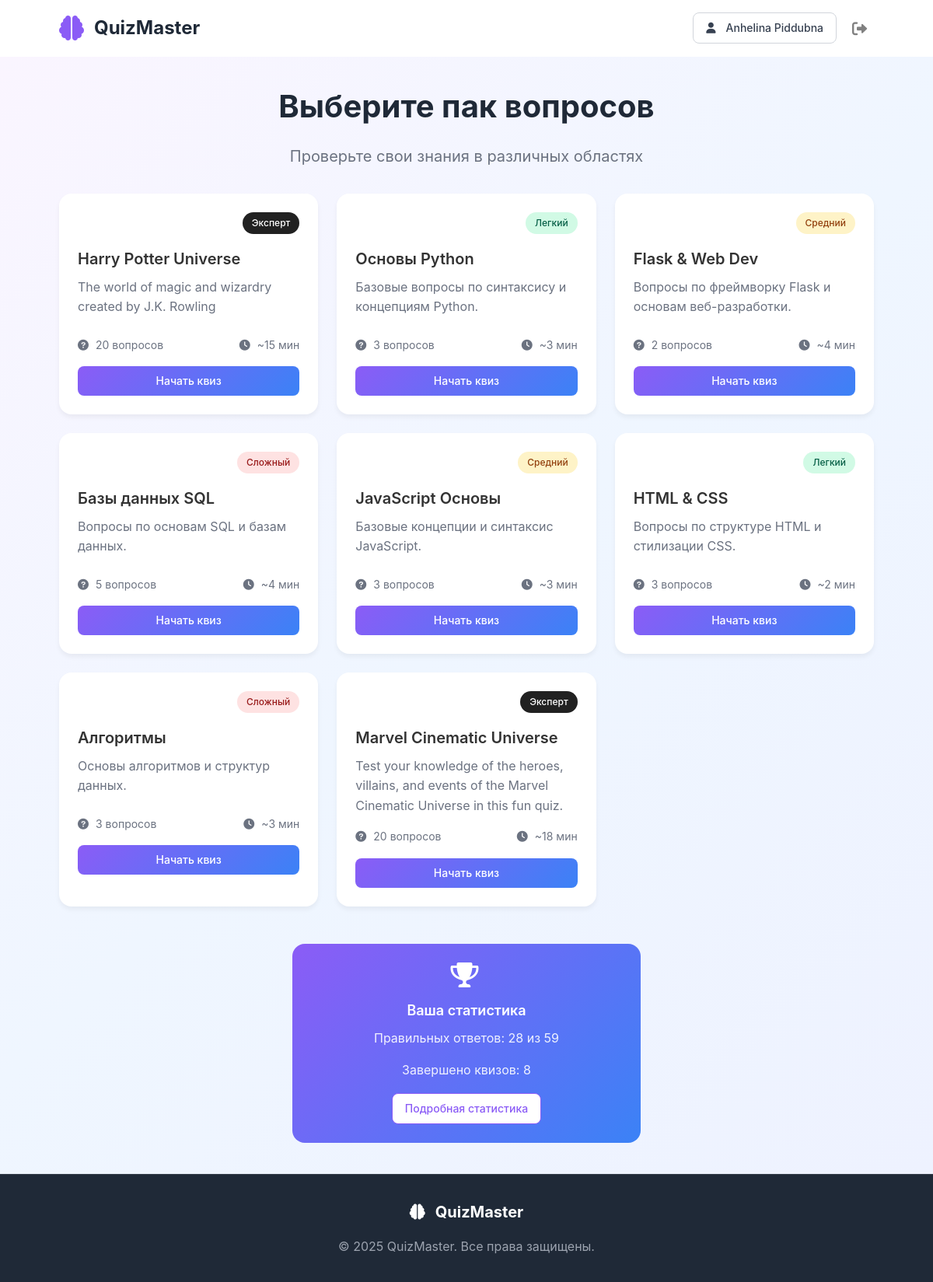
Screenshot of /packs (signed in) with the database file from the repository.
### models.py (models this page shows, shortened)
class User(db.Model, UserMixin): # Добавляем UserMixin
    id = db.Column(db.Integer, primary_key=True)
    name = db.Column(db.String(80), unique=False, nullable=False)
    email = db.Column(db.String(120), unique=True, nullable=False)
    password_hash = db.Column(db.String(128), nullable=False)
    registered_at = db.Column(db.DateTime, nullable=False, default=datetime.utcnow)
    quiz_stats = db.relationship('UserQuizStat', backref='user', lazy=True)

class QuizPack(db.Model):
    id = db.Column(db.Integer, primary_key=True)
    title = db.Column(db.String(100), unique=True, nullable=False)
    description = db.Column(db.String(500), nullable=True)
    image_url = db.Column(db.String(200), nullable=True)
    color = db.Column(db.String(20), default='blue')
    difficulty = db.Column(db.String(20), default='Легкий')
    time_to_complete_minutes = db.Column(db.Integer, default=10)
    questions = db.relationship('Question', backref='quiz_pack', lazy=True)

### routes/packs.py (the view)
@packs_bp.route("/packs")
@login_required
def packs():
    all_packs = QuizPack.query.all()
    user_overall_stats = {
        'total_correct_answers': 0,
        'total_questions_answered': 0,
        'total_games_played': 0
    }
    user_all_stats = UserQuizStat.query.filter_by(user_id=current_user.id).all()
    user_overall_stats['total_correct_answers'] = sum(s.score for s in user_all_stats)
    user_overall_stats['total_questions_answered'] = sum(s.total_questions for s in user_all_stats)
    user_overall_stats['total_games_played'] = len(user_all_stats)
    return render_template("packs.html", packs=all_packs, user_stats=user_overall_stats)

### app.py (called while the page is built)
@login_manager.user_loader
def load_user(user_id):
    return User.query.get(int(user_id))

### templates/packs.html (shortened to what this page needs)
{% extends "base.html" %}
{% block content %}
<div class="packs-bg">
    <div class="container">
        <div class="page-header">
            <h1>Выберите пак вопросов</h1>
            <p>Проверьте свои знания в различных областях</p>
        </div>
        <div class="packs-grid">
            {% for pack in packs %}
            <div class="pack-card">
                <div class="pack-content">
                    <div class="pack-header">
                        <div class="pack-indicator {{ pack.color }}"></div>
                        <div class="difficulty-badge difficulty-{{ pack.difficulty }}">
                            {{ pack.difficulty }}
                        </div>
                    </div>
                    <h3>{{ pack.title }}</h3>
                    <p class="pack-description">{{ pack.description }}</p>
                    <div class="pack-info">
                        <div class="pack-stat">
                            <i class="fas fa-question-circle"></i>
                            {{ pack.questions | length }} вопросов
                        </div>
                        <div class="pack-stat">
                            <i class="fas fa-clock"></i>
                            ~{{ pack.time_to_complete_minutes }} мин
                        </div>
                    </div>
                </div>
                <div class="pack-footer">
                    <a href="{{ url_for('quiz.quiz', pack_id=pack.id) }}" class="btn btn-primary btn-full">
                        Начать квиз
                    </a>
                </div>
            </div>
            {% endfor %}
        </div>
        {% if current_user.is_authenticated and user_stats %}
        <div class="user-stats-card">
            <div class="stats-content">
                <i class="fas fa-trophy"></i>
                <h3>Ваша статистика</h3>
                <p>Правильных ответов: {{ user_stats.total_correct_answers }} из {{ user_stats.total_questions_answered }}</p>
                <p>Завершено квизов: {{ user_stats.total_games_played }}</p>
                <a href="{{ url_for('auth.profile') }}" class="btn btn-secondary">
                    Подробная статистика
                </a>
            </div>
        </div>
        {% endif %}
    </div>
</div>
{% endblock %}

### templates/_header.html
<header class="header">
        <div class="container">
            <div class="header-content">
                <a href="{{ url_for('index') }}" class="logo">
                    <i class="fas fa-brain"></i>
                    <span>QuizMaster</span>
                </a>
                <div class="header-actions">
                    {% if current_user.is_authenticated %}
                        <a href="{{ url_for('auth.profile') }}" class="btn btn-outline">
                            <i class="fas fa-user"></i>
                            {{ current_user.name }}
                        </a>
                        <a href="{{ url_for('auth.logout') }}" class="btn btn-ghost btn-icon-logout">
                            <i class="fas fa-sign-out-alt"></i>
                        </a>
                    {% else %}
                        <a href="{{ url_for('auth.login') }}" class="btn btn-outline">Войти</a>
                        <a href="{{ url_for('auth.register') }}" class="btn btn-primary">Регистрация</a>
                    {% endif %}
                </div>
            </div>
        </div>
    </header>

### static/css/style.css (style rules this page uses)
* { margin: 0; padding: 0; box-sizing: border-box; }
html, body { height: 100%; margin: 0; padding: 0; font-family: -apple-system, BlinkMacSystemFont, "Segoe UI", Roboto, sans-serif; line-height: 1.6; color: #333; display: flex; flex-direction: column; }
.container { width: 90%; max-width: 1200px; margin: 0 auto; padding: 0 1rem; }
.btn { display: inline-flex; align-items: center; justify-content: center; padding: 0.5rem 1rem; border: none; border-radius: 0.5rem; font-size: 0.875rem; font-weight: 500; text-decoration: none; cursor: pointer; transition: all 0.2s; gap: 0.5rem; }
.btn-primary { background: linear-gradient(135deg, #8b5cf6, #3b82f6); color: white; }
.btn-outline { border: 1px solid #d1d5db; background: white; color: #374151; }
.btn-secondary { background: white; color: #8b5cf6; border: 1px solid #8b5cf6; }
.btn-ghost { background: transparent; color: #6b7280; }
.btn-full { width: 100%; }
.header { border-bottom: 1px solid rgba(255, 255, 255, 0.2); background: rgba(255, 255, 255, 0.8); backdrop-filter: blur(10px); }
.header-content { display: flex; align-items: center; justify-content: space-between; padding: 1rem 0; }
.logo { display: flex; align-items: center; gap: 0.5rem; font-size: 1.5rem; font-weight: bold; color: #1f2937; text-decoration: none; }
.logo i { color: #8b5cf6; font-size: 2rem; }
.header-actions { display: flex; align-items: center; gap: 1rem; }
.btn-icon-logout { display: inline-flex; align-items: center; justify-content: center; width: 30px; height: 30px; border-radius: 5%; background-color: white; color: gray; font-size: 1.2rem; text-decoration: none; transition: background-color 0.3s ease; border: none; cursor: pointer; }
.packs-bg { min-height: 100vh; background: linear-gradient(135deg, #faf5ff 0%, #eff6ff 50%, #eef2ff 100%); }
.page-header { text-align: center; padding: 2rem 0; }
.page-header h1 { font-size: 2.5rem; font-weight: bold; color: #1f2937; margin-bottom: 1rem; }
.page-header p { font-size: 1.25rem; color: #6b7280; }
.packs-grid { display: grid; gap: 1.5rem; grid-template-columns: 1fr; margin-bottom: 3rem; }
@media (min-width: 768px) { .packs-grid { grid-template-columns: repeat(2, 1fr); } }
@media (min-width: 1024px) { .packs-grid { grid-template-columns: repeat(3, 1fr); } }
.pack-card { background: white; border-radius: 1rem; padding: 1.5rem; box-shadow: 0 4px 6px rgba(0, 0, 0, 0.05); transition: all 0.2s; cursor: pointer; }
.pack-header { display: flex; align-items: center; justify-content: space-between; margin-bottom: 1rem; }
.pack-indicator { width: 1rem; height: 1rem; border-radius: 50%; }
.difficulty-badge { padding: 0.25rem 0.75rem; border-radius: 9999px; font-size: 0.75rem; font-weight: 500; }
.difficulty-Легкий { background: #d1fae5; color: #065f46; }
.difficulty-Средний { background: #fef3c7; color: #92400e; }
.difficulty-Сложный { background: #fee2e2; color: #991b1b; }
.difficulty-Эксперт { color: #fff; background-color: #212121; }
.pack-card h3 { font-size: 1.25rem; font-weight: 600; margin-bottom: 0.5rem; transition: color 0.2s; }
.pack-card p { color: #6b7280; margin-bottom: 1rem; }
.pack-info { display: flex; justify-content: space-between; margin-bottom: 1rem; font-size: 0.875rem; color: #6b7280; }
.pack-stat { display: flex; align-items: center; gap: 0.25rem; }
.user-stats-card { max-width: 28rem; margin: 0 auto; margin-top: 40px; margin-bottom: 40px; background: linear-gradient(135deg, #8b5cf6, #3b82f6); color: white; border-radius: 1rem; padding: 1.5rem; text-align: center; display: flex; flex-direction: column; align-items: center; justify-content: center; }
.stats-content i { font-size: 2rem; margin-bottom: 1rem; }
.stats-content h3 { font-size: 1.125rem; font-weight: 600; margin-bottom: 0.5rem; }
.stats-content p { opacity: 0.9; margin-bottom: 1rem; }
.pack-description { color: #707b8b; font-size: 1em; min-height: 60px; margin-bottom: 10px; }
.fas { margin-right: 5px; }

### rows the page displays
User: name "Anhelina Piddubna"
QuizPack: difficulty "Эксперт", title "Harry Potter Universe", description "The world of magic and wizardry created by J.K. Rowling", questions|length "20", time_to_complete_minutes "15"
QuizPack: difficulty "Легкий", title "Основы Python", description "Базовые вопросы по синтаксису и концепциям Python.", questions|length "3", time_to_complete_minutes "3"
QuizPack: difficulty "Средний", title "Flask & Web Dev", description "Вопросы по фреймворку Flask и основам веб-разработки.", questions|length "2", time_to_complete_minutes "4"
QuizPack: difficulty "Сложный", title "Базы данных SQL", description "Вопросы по основам SQL и базам данных.", questions|length "5", time_to_complete_minutes "4"
QuizPack: difficulty "Средний", title "JavaScript Основы", description "Базовые концепции и синтаксис JavaScript.", questions|length "3", time_to_complete_minutes "3"
QuizPack: difficulty "Легкий", title "HTML & CSS", description "Вопросы по структуре HTML и стилизации CSS.", questions|length "3", time_to_complete_minutes "2"
QuizPack: difficulty "Сложный", title "Алгоритмы", description "Основы алгоритмов и структур данных.", questions|length "3", time_to_complete_minutes "3"
QuizPack: difficulty "Эксперт", title "Marvel Cinematic Universe", description "Test your knowledge of the heroes, villains, and events of the Marvel Cinematic Universe in this fun quiz.", questions|length "20", time_to_complete_minutes "18"

### other values shown
{{ user_stats.total_correct_answers }} "28"
{{ user_stats.total_questions_answered }} "59"
{{ user_stats.total_games_played }} "8"
